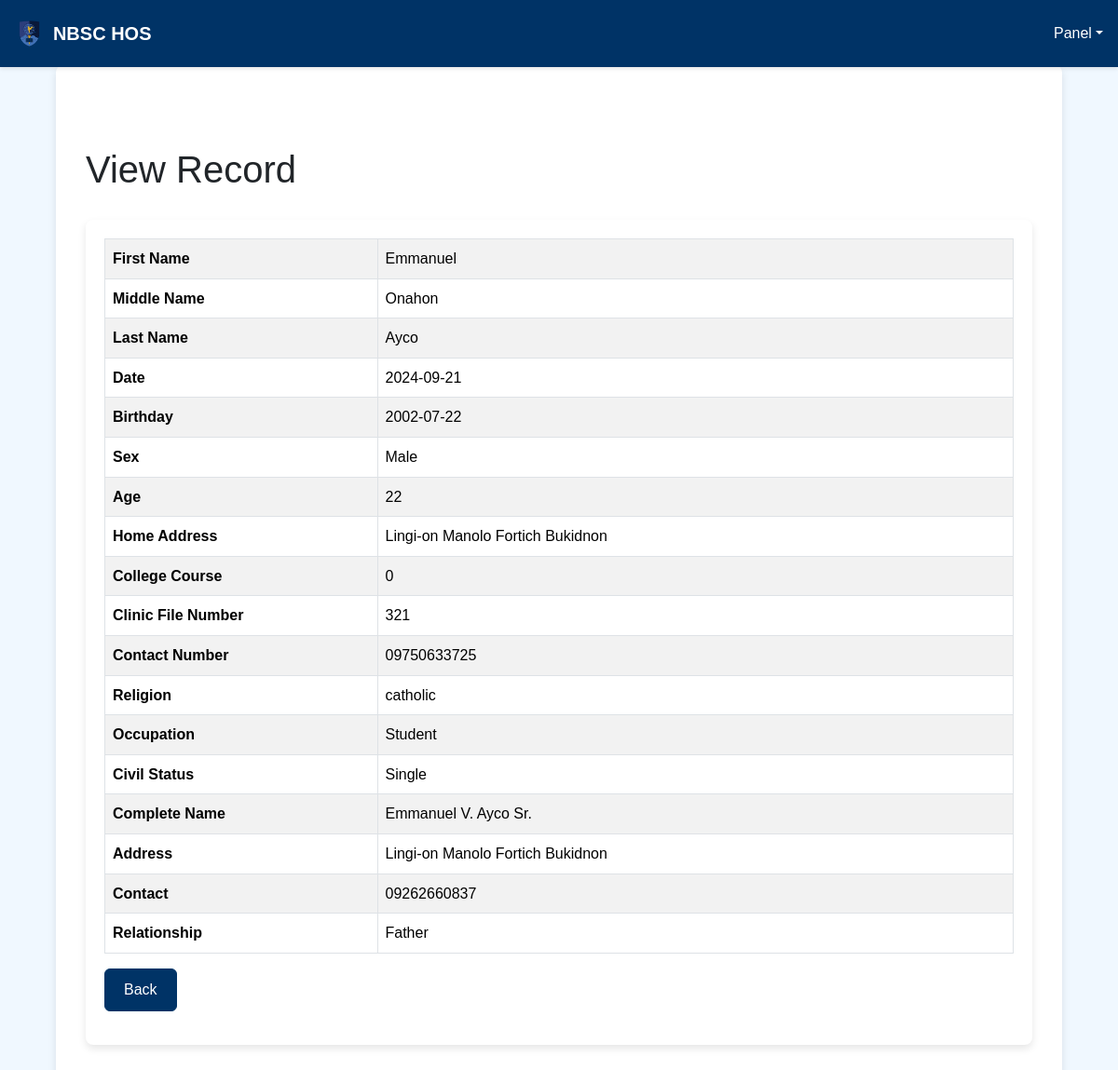
Screenshot of /crud/read.php?id=27 with the database file from the repository.
### tables this page shows
CREATE TABLE `basic_info` (
  `basic_info_id` int(11) NOT NULL,
  `basic_info_date` date NOT NULL,
  `basic_info_firstname` varchar(255) NOT NULL,
  `basic_info_middlename` varchar(255) NOT NULL,
  `basic_info_lastname` varchar(255) NOT NULL,
  `basic_info_birthday` date DEFAULT NULL,
  `basic_info_sex` varchar(10) DEFAULT NULL,
  `basic_info_age` int(11) DEFAULT NULL,
  `basic_info_home_address` varchar(255) DEFAULT NULL,
  `basic_college_course` varchar(255) DEFAULT NULL,
  `basic_college_clinic_file_number` varchar(100) DEFAULT NULL,
  `basic_contact_number` varchar(15) DEFAULT NULL,
  `basic_religion` varchar(100) DEFAULT NULL,
  `basic_occupation` varchar(100) DEFAULT NULL,
  `basic_civil_status` varchar(50) DEFAULT NULL,
  `basic_complete_name` varchar(255) DEFAULT NULL,
  `basic_address` varchar(255) DEFAULT NULL,
  `basic_contact` varchar(50) DEFAULT NULL,
  `basic_relationship` varchar(100) DEFAULT NULL,
  `basic_patient_id` int(11) DEFAULT NULL,
  `basic_info_smoking` varchar(255) DEFAULT NULL,
  `basic_info_smoking_pack_day` int(11) DEFAULT NULL,
  `basic_info_smoking_years` int(11) DEFAULT NULL,
  `basic_info_alcohol_drinking` varchar(255) DEFAULT NULL,
  `basic_info_alcohol_drink_types` text DEFAULT NULL,
  `patient_id` int(11) NOT NULL
);

### crud/read.php (the view, shortened to what this page needs)
<?php
if (isset($_GET["id"]) && !empty(trim($_GET["id"]))) {
    require_once "../config.php";
    $sql = "SELECT * FROM basic_info WHERE basic_info_id = ?";
    if ($stmt = mysqli_prepare($link, $sql)) {
        mysqli_stmt_bind_param($stmt, "i", $param_id);
        if (mysqli_stmt_execute($stmt)) {
            $result = mysqli_stmt_get_result($stmt);
            if (mysqli_num_rows($result) == 1) {
                $row = mysqli_fetch_array($result, MYSQLI_ASSOC);
                $firstname = $row["basic_info_firstname"];
                $middlename = $row["basic_info_middlename"];
                $lastname = $row["basic_info_lastname"];
                $date = $row["basic_info_date"];
                $birthday = $row["basic_info_birthday"];
                $sex = $row["basic_info_sex"];
                $age = $row["basic_info_age"];
                $home_address = $row["basic_info_home_address"];
                $college_course = $row["basic_college_course"];
                $clinic_file_number = $row["basic_college_clinic_file_number"];
                $contact_number = $row["basic_contact_number"];
                $religion = $row["basic_religion"];
                $occupation = $row["basic_occupation"];
                $civil_status = $row["basic_civil_status"];
                $complete_name = $row["basic_complete_name"];
                $address = $row["basic_address"];
                $contact = $row["basic_contact"];
                $relationship = $row["basic_relationship"];
            } else {
                header("location: error.php");
                exit();
            }
        } else {
            echo "Oops! Something went wrong. Please try again later.";
        }
    }
} else {
    header("location: error.php");
    exit();
}
?>
<!DOCTYPE html>
<html lang="en">
<head>
    <link rel="stylesheet" href="https://stackpath.bootstrapcdn.com/bootstrap/4.5.2/css/bootstrap.min.css">
    <link rel="stylesheet" href="https://cdn.jsdelivr.net/npm/bootstrap@5.3.3/dist/css/bootstrap.min.css">
    <link rel="stylesheet" href="https://maxcdn.bootstrapcdn.com/font-awesome/4.7.0/css/font-awesome.min.css">
    <link rel="stylesheet" href="styles/read.css">
</head>
<body>
    <nav class="navbar navbar-expand-lg navbar-dark navbar-custom px-2">
        <a class="navbar-brand ps-2" href="#">
            <img src="../src/Nbsc_logo-removebg-preview.png" style="height: 0.3in;">
            NBSC HOS
        </a>
        <div class="collapse navbar-collapse" id="main_nav">
            <div class="navbar-collapse flex-grow-1 text-right" id="sampleid" style="padding-left: 20px">
                <ul class="navbar-nav ms-auto mb-2 mb-lg-0 flex-nowrap">
                    <li class="nav-item dropdown w-100" style="padding-top: 0px;">
                        <a class="nav-link dropdown-toggle" id="navbarDropdown" href="#" role="button" data-bs-toggle="dropdown" aria-expanded="false">Panel</a>
                    </li>
                </ul>
            </div>
        </div>
    </nav>
    <div class="wrapper">
        <div class="container-fluid">
            <div class="row">
                <div class="col-md-12">
                    <h1 class="mt-5 mb-3">View Record</h1>
                    <div class="table-container">
                        <table class="table table-bordered table-striped">
                            <tbody>
                                <tr>
                                    <th>First Name</th>
                                    <td><?php echo htmlspecialchars($firstname); ?></td>
                                </tr>
                                <tr>
                                    <th>Middle Name</th>
                                    <td><?php echo htmlspecialchars($middlename); ?></td>
                                </tr>
                                <tr>
                                    <th>Last Name</th>
                                    <td><?php echo htmlspecialchars($lastname); ?></td>
                                </tr>
                                <tr>
                                    <th>Date</th>
                                    <td><?php echo htmlspecialchars($date); ?></td>
                                </tr>
                                <tr>
                                    <th>Birthday</th>
                                    <td><?php echo htmlspecialchars($birthday); ?></td>
                                </tr>
                                <tr>
                                    <th>Sex</th>
                                    <td><?php echo htmlspecialchars($sex); ?></td>
                                </tr>
                                <tr>
                                    <th>Age</th>
                                    <td><?php echo htmlspecialchars($age); ?></td>
                                </tr>
                                <tr>
                                    <th>Home Address</th>
                                    <td><?php echo htmlspecialchars($home_address); ?></td>
                                </tr>
                                <tr>
                                    <th>College Course</th>
                                    <td><?php echo htmlspecialchars($college_course); ?></td>
                                </tr>
                                <tr>
                                    <th>Clinic File Number</th>
                                    <td><?php echo htmlspecialchars($clinic_file_number); ?></td>
                                </tr>
                                <tr>
                                    <th>Contact Number</th>
                                    <td><?php echo htmlspecialchars($contact_number); ?></td>
                                </tr>
                                <tr>
                                    <th>Religion</th>
                                    <td><?php echo htmlspecialchars($religion); ?></td>
                                </tr>
                                <tr>
                                    <th>Occupation</th>
                                    <td><?php echo htmlspecialchars($occupation); ?></td>
                                </tr>
                                <tr>
                                    <th>Civil Status</th>
                                    <td><?php echo htmlspecialchars($civil_status); ?></td>
                                </tr>
                                <tr>
                                    <th>Complete Name</th>
                                    <td><?php echo htmlspecialchars($complete_name); ?></td>
                                </tr>
                                <tr>
                                    <th>Address</th>
                                    <td><?php echo htmlspecialchars($address); ?></td>
                                </tr>
                                <tr>
                                    <th>Contact</th>
                                    <td><?php echo htmlspecialchars($contact); ?></td>
                                </tr>
                                <tr>
                                    <th>Relationship</th>
                                    <td><?php echo htmlspecialchars($relationship); ?></td>
                                </tr>
                            </tbody>
                        </table>
                        <p><a href="../add_medical_info.php" class="btn btn-primary">Back</a></p>
                    </div>
                </div>
            </div>
        </div>
    </div>
</body>
</html>

### styles/read.css (style rules this page uses)
body { background-color: #f0f8ff; margin: 0; padding-top: 70px; font-family: 'Arial', sans-serif; }
.navbar { background-color: #003366; padding: 15px 20px; position: fixed; width: 100%; top: 0; z-index: 1000; box-shadow: 0 2px 4px rgba(0, 0, 0, 0.1); }
.navbar-brand { color: white; font-weight: bold; display: flex; align-items: center; }
.navbar-brand img { margin-right: 10px; }
.navbar-nav .nav-link { color: white; }
.wrapper { width: 90%; max-width: 1200px; margin: 0 auto; padding: 40px; background-color: #ffffff; border-radius: 8px; box-shadow: 0 4px 8px rgba(0, 0, 0, 0.1); }
.table-container { margin-top: 30px; background-color: white; padding: 20px; border-radius: 8px; box-shadow: 0 4px 8px rgba(0, 0, 0, 0.1); }
th { width: 30%; background-color: #003366; color: white; font-weight: bold; padding: 15px; }
td { padding: 15px; }
.btn-primary { background-color: #003366; border-color: #003366; color: white; padding: 10px 20px; font-size: 1rem; }

### crud/read.php (style rules this page uses)
body { background-color: #f0f8ff; margin: 0; padding-top: 70px; font-family: 'Arial', sans-serif; line-height: 1.6; }
.navbar { background-color: #003366; padding: 15px 20px; position: fixed; width: 100%; top: 0; z-index: 1000; box-shadow: 0 2px 4px rgba(0, 0, 0, 0.1); }
.navbar-brand img { height: 0.3in; }
.navbar-custom .navbar-nav .nav-link { color: #fff; }
.wrapper { width: 90%; max-width: 1200px; margin: 0 auto; padding: 40px 20px; background-color: #ffffff; border-radius: 8px; box-shadow: 0 4px 8px rgba(0, 0, 0, 0.1); }
.table-container { margin-top: 30px; padding: 20px; background-color: white; border-radius: 8px; box-shadow: 0 4px 8px rgba(0, 0, 0, 0.1); }
.btn-primary { background-color: #003366; border-color: #003366; color: white; padding: 10px 20px; font-size: 1rem; transition: background-color 0.3s ease; }

### rows the page displays
basic_info: basic_info_firstname "Emmanuel", basic_info_middlename "Onahon", basic_info_lastname "Ayco", basic_info_date "2024-09-21", basic_info_birthday "2002-07-22", basic_info_sex "Male", basic_info_age "22", basic_info_home_address "Lingi-on Manolo Fortich Bukidnon", basic_college_course "0", basic_college_clinic_file_number "321", basic_contact_number "09750633725", basic_religion "catholic", basic_occupation "Student", basic_civil_status "Single", basic_complete_name "Emmanuel V. Ayco Sr.", basic_address "Lingi-on Manolo Fortich Bukidnon", basic_contact "09262660837", basic_relationship "Father"
